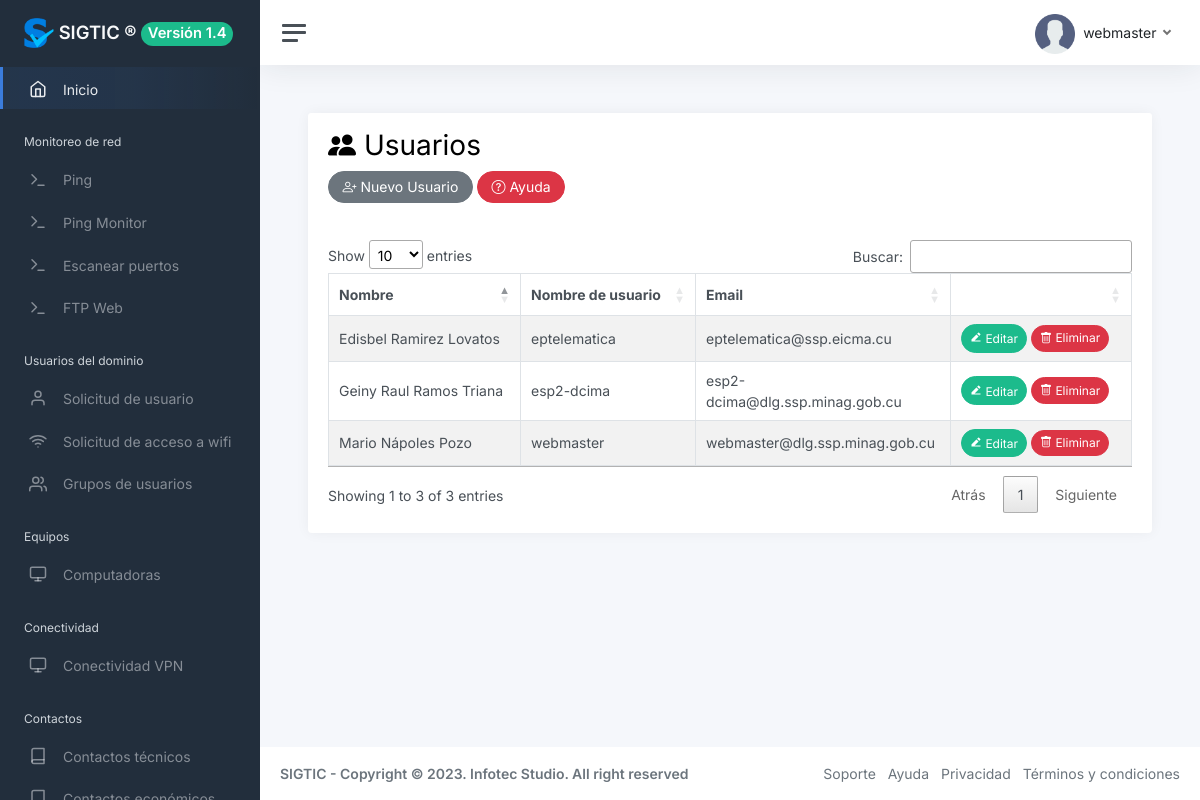
Page /?view=users&opt=all (signed in) on the committed database.
### tables this page shows
CREATE TABLE `user` (
  `id` int(11) NOT NULL,
  `name` varchar(50) DEFAULT NULL,
  `lastname` varchar(50) DEFAULT NULL,
  `username` varchar(50) DEFAULT NULL,
  `email` varchar(255) DEFAULT NULL,
  `password` varchar(60) DEFAULT NULL,
  `image` varchar(255) DEFAULT NULL,
  `status` int(11) DEFAULT 1,
  `kind` int(11) DEFAULT 1,
  `created_at` datetime DEFAULT NULL
);

### core/controller/Module.php (called while the page is built)
<?php
class Module {
	public static function loadLayout(){
		include "core/app/layouts/layout.php";
	}
}
?>

### core/controller/Lb.php (called while the page is built, shortened)
<?php
class Lb {
	public function start(){
		include "core/app/init.php";
	}
}
?>

### index.php (called while the page is built, shortened)
<?php
$lb = new Lb();
$lb->start();
?>

### core/controller/Executor.php (called while the page is built, shortened)
<?php
class Executor {
	public static function doit($sql){
		$con = Database::getCon();
		return array($con->query($sql),$con->insert_id);
	}
}
?>

### core/app/model/UserData.php (called while the page is built, shortened)
<?php
class UserData {
	public static $tablename = "user";
	public static function getById($id){
		 $sql = "select * from ".self::$tablename." where id=$id";
		$query = Executor::doit($sql);
		return Model::one($query[0],new UserData());
	}
	public static function getAll(){
		 $sql = "select * from ".self::$tablename;
		$query = Executor::doit($sql);
		return Model::many($query[0],new UserData());
	}
}
?>

### core/controller/Model.php (called while the page is built, shortened)
<?php
class Model {
	public static function many($query,$aclass){
		$cnt = 0;
		$array = array();
		while($r = $query->fetch_array()){
			$array[$cnt] = new $aclass;
			$cnt2=1;
			foreach ($r as $key => $v) {
				if($cnt2>0 && $cnt2%2==0){
					$array[$cnt]->$key = $v;
				}
				$cnt2++;
			}
			$cnt++;
		}
		return $array;
	}
}
?>

### core/app/view/users-view.php (the view, shortened to what this page needs)
<?php if(isset($_GET["opt"]) && $_GET["opt"]=="all"):
$contacts = UserData::getAll();
  ?>
          <div class="row">
            <div class="col-12">
              <div class="card">
                <div class="card-header">
                <h1 class="bi bi-people-fill"> Usuarios</h1>
                  <a href="./?view=users&opt=new" class="btn btn-secondary rounded-pill bi bi-person-plus"> Nuevo Usuario</a>
                  <button
     class="btn btn-danger rounded-pill bi bi-question-circle"
     data-bs-toggle="tooltip"
     data-bs-placement="bottom"
      title="Para agregar un nuevo usuario del sistema presione el botón (Nuevo Usuario) y complete los campos en el formulario y de clic en el botón agregar."
  >
   Ayuda
 </button>
                </div>
                <div class="card-body">
                  <?php if(count($contacts)>0):?>
                    <div>
                    <table class="table table-bordered table-striped datatable">
                      <thead>
                        <th>Nombre</th>
                        <th>Nombre de usuario</th>
                        <th>Email</th>
                        <th></th>
                      </thead>
                      <?php foreach($contacts as $con):?>
                        <tr>
                          <td><?php echo $con->name." ".$con->lastname; ?></td>
                          <td><?php echo $con->username; ?></td>
                          <td><?php echo $con->email; ?></td>
                          <td style="width:160px; ">
                            <a href="./?view=users&opt=edit&id=<?php echo $con->id; ?>" class="btn btn-success btn-sm rounded-pill"><i class="ri ri-edit-2-fill"></i> Editar</a>
                            <a href="./?action=users&opt=del&id=<?php echo $con->id; ?>" id="item-<?php echo $con->id; ?>"  class="btn btn-danger btn-sm rounded-pill"><i class="bi bi-trash"></i> Eliminar</a>
                          </td>
                        </tr>
                      <?php endforeach ;?>
                    </table>
                  </div>
                  <?php else:?>
                    <p class="alert alert-warning">No hay Usuarios.</p>
                  <?php endif;?>
                </div>
              </div>
            </div>
          </div>
<?php endif; ?>

### core/app/layouts/layout.php (shortened to what this page needs)
<!DOCTYPE html>
<html lang="es">
<head>
  <link href="assets/vendor/bootstrap/css/bootstrap.min.css" rel="stylesheet">
  <link href="assets/vendor/bootstrap-icons/bootstrap-icons.css" rel="stylesheet">
  <link href="assets/vendor/boxicons/css/boxicons.min.css" rel="stylesheet">
  <link href="assets/vendor/quill/quill.snow.css" rel="stylesheet">
  <link href="assets/vendor/quill/quill.bubble.css" rel="stylesheet">
  <link href="assets/vendor/remixicon/remixicon.css" rel="stylesheet">
  <link href="css/app.css" rel="stylesheet">
  <link rel="stylesheet" type="text/css" href="plugins/datatables/datatables.min.css">
  <link rel="stylesheet" type="text/css" href="plugins/datatables/dataTables.bootstrap5.min.css">
  <link rel="stylesheet" type="text/css" href="plugins/datatables/buttons.bootstrap5.min.css">
  <link href="css/app.css" rel="stylesheet">
</head>
<?php if(!isset($_SESSION["user_id"])):?>
  <main class="d-flex w-100">
		<div class="container d-flex flex-column">
			<div class="row vh-100">
				<div class="col-sm-10 col-md-8 col-lg-6 mx-auto d-table h-100">
					<div class="d-table-cell align-middle">
						<div class="card">
							<div class="card-body">
								<div class="m-sm-4">
									<div class="text-center">
										<img src="img/logo/logo.png" alt="Charles Hall" class="img-fluid rounded-square" width="200" height="200" />
									</div>
									<form method="post" action="./?action=access&opt=login">
										<div class="mb-3">
											<label class="form-label">Usuario</label>
											<input class="form-control form-control-lg"  name="email" placeholder="Introduzca su usuario" />
										</div>
										<div class="mb-3">
											<label class="form-label">Contrseña</label>
											<input class="form-control form-control-lg" type="password" name="password" placeholder="Introduzca su contrseña" />
											<small>
                                           </small>
										</div>
										<div>
										</div>
										<div class="text-center mt-3">
                    <button type="submit" class="btn btn-lg btn-block btn-primary">Aceptar</button>
										</div>
									</form>
								</div>
							</div>
						</div>
					</div>
				</div>
			</div>
		</div>
	</main>
	<footer class="footer mt-auto py-3 bg-light">
  <div class="container">
    <span class="text-muted">SIGTIC - Copyright © 2023. Infotec Studio. All right reserved</span>
  </div>
</footer>
<?php else:?>
<body>
<div class="wrapper">
		<nav id="sidebar" class="sidebar js-sidebar">
			<div class="sidebar-content js-simplebar">
				<a class="sidebar-brand" href="./">
				<img src="img/icons/favicons.png" alt="Charles Hall" class="img-fluid rounded-square" width="30" height="30" /> <span class="align-middle">SIGTIC ®</span> <span class="badge bg-success rounded-pill">Versión 1.4</span></td>
        </a>
				<ul class="sidebar-nav">
        <li class="sidebar-item active">
						<a class="sidebar-link" href="./">
              <i class="align-middle" data-feather="home"></i> <span class="align-middle">Inicio</span>
            </a>
					</li>
<li class="sidebar-header">
						Monitoreo de red
					</li>
					<li class="sidebar-item">
						<a class="sidebar-link" href="./?view=ping&opt=all">
              <i class="align-middle" data-feather="terminal"></i> <span class="align-middle">Ping</span>
            </a>
					</li>
<li class="sidebar-item">
						<a class="sidebar-link" href="./?view=ping-monitor&opt=all">
              <i class="align-middle" data-feather="terminal"></i> <span class="align-middle">Ping Monitor</span>
            </a>
					</li>
<li class="sidebar-item">
						<a class="sidebar-link" href="./?view=portscanner&opt=all">
              <i class="align-middle" data-feather="terminal"></i> <span class="align-middle">Escanear puertos</span>
            </a>
					</li>
<li class="sidebar-item">
						<a class="sidebar-link" href="./?view=upload&opt=all">
              <i class="align-middle" data-feather="terminal"></i> <span class="align-middle">FTP Web</span>
            </a>
					</li>
					<li class="sidebar-header">
						Usuarios del dominio
					</li>
					<li class="sidebar-item">
						<a class="sidebar-link" href="./?view=user_request&opt=all">
              <i class="align-middle" data-feather="user"></i> <span class="align-middle">Solicitud de usuario</span>
            </a>
					</li>
					<li class="sidebar-item">
						<a class="sidebar-link" href="./?view=wifi_request&opt=all">
              <i class="align-middle" data-feather="wifi"></i> <span class="align-middle">Solicitud de acceso a wifi</span>
            </a>
					</li>
					<li class="sidebar-item">
						<a class="sidebar-link" href="./?view=categories&opt=all">
              <i class="align-middle" data-feather="users"></i> <span class="align-middle">Grupos de usuarios</span>
            </a>
					</li>
					<li class="sidebar-header">
						Equipos
					</li>
					<li class="sidebar-item">
						<a class="sidebar-link" href="./?view=computer&opt=all">
              <i class="align-middle" data-feather="monitor"></i> <span class="align-middle">Computadoras</span>
            </a>
					</li>
					<li class="sidebar-header">
						Conectividad
					</li>
					<li class="sidebar-item">
						<a class="sidebar-link" href="./?view=connectivity&opt=all">
              <i class="align-middle" data-feather="monitor"></i> <span class="align-middle">Conectividad VPN</span>
            </a>
					</li>
					<li class="sidebar-header">
						Contactos
					</li>
					<li class="sidebar-item">
						<a class="sidebar-link" href="./?view=contacts_technical&opt=all">
              <i class="align-middle" data-feather="book"></i> <span class="align-middle">Contactos técnicos</span>
            </a>
					</li>
					<li class="sidebar-item">
						<a class="sidebar-link" href="./?view=contacts&opt=all">
              <i class="align-middle" data-feather="book"></i> <span class="align-middle">Contactos económicos</span>
            </a>
					</li>
			</div>
		</nav>
    <div class="main">
    <nav class="navbar navbar-expand navbar-light navbar-bg">
				<a class="sidebar-toggle js-sidebar-toggle">
          <i class="hamburger align-self-center"></i>
        </a>
				<div class="navbar-collapse collapse">
					<ul class="navbar-nav navbar-align">
						<li class="nav-item dropdown">
							<a class="nav-link dropdown-toggle d-none d-sm-inline-block" href="#" data-bs-toggle="dropdown">
                <img src="img/avatars/avatar.png" class="avatar img-fluid rounded me-1" alt="Charles Hall" /> <span class="text-dark"><?php echo Core::$user->username;?></span>
              </a>
						</li>
					</ul>
				</div>
			</nav>
      <main class="content">
        <div class="container-fluid p-0">
          <?php View::load("index");?>
        </div>
      </main>
      <footer class="footer">
				<div class="container-fluid">
					<div class="row text-muted">
						<div class="col-6 text-start">
							<p class="mb-0">
							<strong>SIGTIC - Copyright © 2023. Infotec Studio. All right reserved</strong>
							</p>
						</div>
						<div class="col-6 text-end">
							<ul class="list-inline">
								<li class="list-inline-item">
									<a class="text-muted" href="https://infotecstudio.nat.cu" target="_blank">Soporte</a>
								</li>
								<li class="list-inline-item">
									<a class="text-muted" href="https://infotecstudio.nat.cu" target="_blank">Ayuda</a>
								</li>
								<li class="list-inline-item">
									<a class="text-muted" href="https://infotecstudio.nat.cu" target="_blank">Privacidad</a>
								</li>
								<li class="list-inline-item">
									<a class="text-muted" href="https://infotecstudio.nat.cu" target="_blank">Términos y condiciones</a>
								</li>
							</ul>
						</div>
					</div>
				</div>
</footer>
</body>
<?php endif; ?>
</html>

### rows in the picture
user: username "webmaster", name "Mario", lastname "Nápoles Pozo", email "webmaster@dlg.ssp.minag.gob.cu"
user: name "Geiny Raul", lastname "Ramos Triana", username "esp2-dcima", email "esp2-dcima@dlg.ssp.minag.gob.cu"
user: name "Edisbel", lastname "Ramirez Lovatos", username "eptelematica", email "eptelematica@ssp.eicma.cu"
